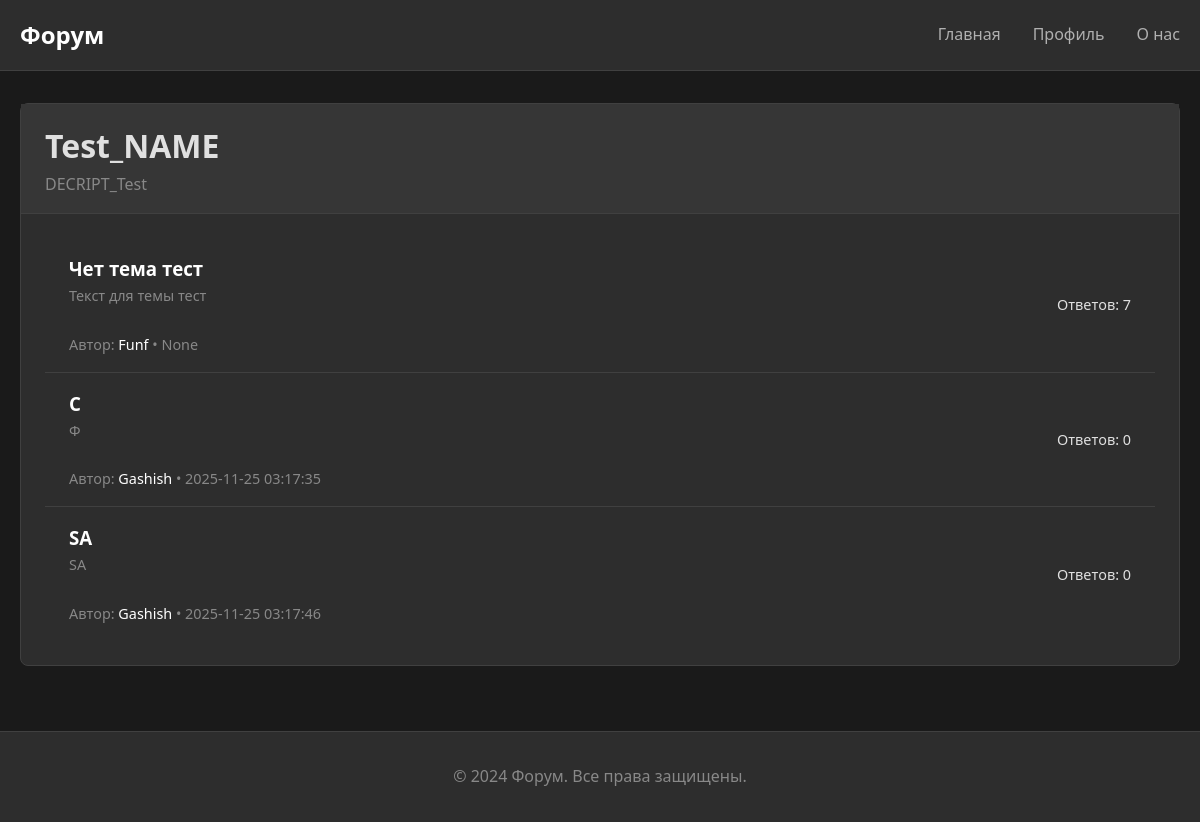
Before: /category/1 with the older database file.
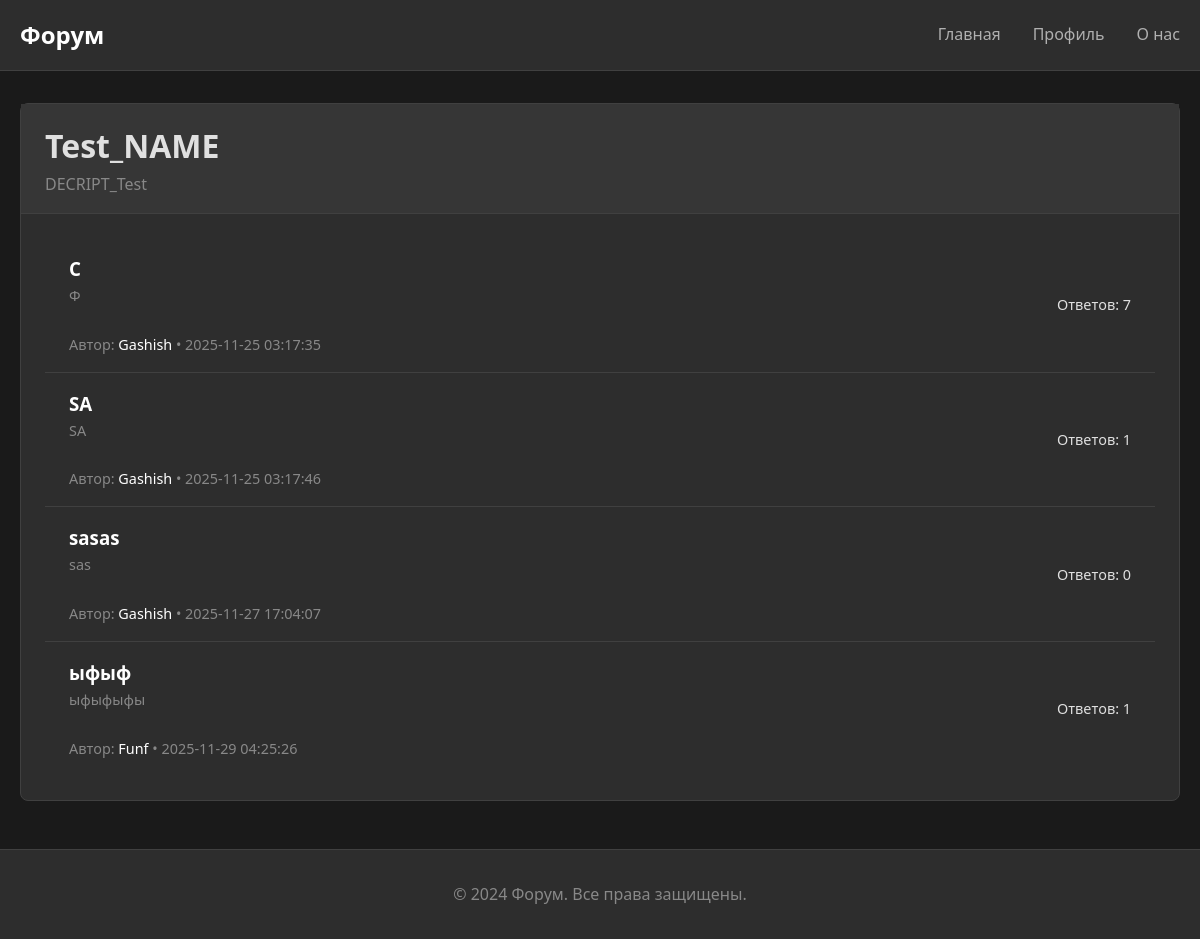
After: the same page with the newer database file.
### bd_app3.py (models this page shows, shortened)
class Category(db.Model):
    __tablename__ = 'categories'
    id = db.Column(db.Integer, primary_key=True)
    user_id = db.Column(db.Integer, db.ForeignKey('users.id'), nullable=False)
    name = db.Column(db.String(100), nullable=False)
    description = db.Column(db.Text)
    created_at = db.Column(db.DateTime, default=datetime.now().replace(microsecond=0))
    topics = db.relationship('Topic', backref='category', lazy=True, cascade='all, delete-orphan')

class Topic(db.Model):
    __tablename__ = 'topics'
    id = db.Column(db.Integer, primary_key=True)
    user_id = db.Column(db.Integer, db.ForeignKey('users.id'), nullable=False)
    category_id = db.Column(db.Integer, db.ForeignKey('categories.id'), nullable=False)
    title = db.Column(db.String(200), nullable=False)
    content = db.Column(db.Text, nullable=False)
    created_at = db.Column(db.DateTime, default=datetime.now().replace(microsecond=0))
    posts = db.relationship('Post', backref='topic', lazy=True, cascade='all, delete-orphan')
    def __repr__(self):
        return f'<Topic {self.title}>'

class User(db.Model):
    __tablename__ = 'users'
    id = db.Column(db.Integer, primary_key=True)
    username = db.Column(db.String(80), unique=True, nullable=False)
    email = db.Column(db.String(120), unique=True, nullable=False)
    password = db.Column(db.String(120), nullable=False)
    admin = db.Column(db.Integer, default=0)
    created_at = db.Column(db.DateTime, default=datetime.now().replace(microsecond=0))
    categories = db.relationship('Category', backref='author', lazy=True)
    topics = db.relationship('Topic', backref='author', lazy=True)
    posts = db.relationship('Post', backref='author', lazy=True)
    def __repr__(self):
        return f'{self.username}'

### app3.py (the view, shortened to what this page needs)
@app.route('/category/<int:category_id>', methods=['GET', 'POST'])
def category(category_id):
    category = Category.query.get(category_id)
    topics = Topic.query.filter(Topic.category_id == category_id).all()
    for topics_id in topics:
        topics_id.reply_count = len(Post.query.filter(Post.topic_id==topics_id.id).all())
    print(topics)
    return render_template('category.html',category=category,topics=topics)

### templates/category.html (shortened to what this page needs)
<!DOCTYPE html>
<html lang="ru">
<head>
    <link rel="stylesheet" href="{{ url_for('static', filename='css/styles.css') }}">
</head>
<body>
    <header class="header">
        <div class="container">
            <nav class="navbar">
                <a href="{{ url_for('index') }}" class="logo">Форум</a>
                <ul class="nav-links">
                    <li><a href="{{ url_for('index') }}">Главная</a></li>
                    <li><a href="{{ url_for('profile') }}">Профиль</a></li>
                    <li><a href="{{ url_for('about') }}">О нас</a></li>
                </ul>
            </nav>
        </div>
    </header>
    <main class="main-content">
        <div class="container">
            <div class="card">
                <div class="card-header">
                    <div class="flex justify-between items-center">
                        <h1>{{ category.name }}</h1>
                    </div>
                    <p class="text-muted">{{ category.description }}</p>
                </div>
                <div class="card-body">
                    <ul class="list">
                        {% for topic in topics %}
                        <li class="list-item">
                            <div class="flex justify-between items-center">
                                <div>
                                    <h3>
                                        <a href="{{ url_for('topic', topic_id=topic.id) }}" style="color: #ffffff; text-decoration: none;">
                                            {{ topic.title }}
                                        </a>
                                    </h3>
                                    <p class="text-muted text-small">{{ topic.content }}</p>
                                    <br>
                                    <p class="text-muted text-small">Автор:<a href="{{ url_for('profile', username=topic.author) }}" style="color: #ffffff; text-decoration: none;">
                                        {{ topic.author }}
                                    </a> • {{ topic.created_at }}</p>
                                </div>
                                <div class="text-right">
                                    <div class="text-small">Ответов: {{ topic.reply_count }}</div>
                                </div>
                            </div>
                        </li>
                        {% endfor %}
                    </ul>
                </div>
            </div>
        </div>
    </main>
    <footer class="footer">
        <div class="container">
            <p>&copy; 2024 Форум. Все права защищены.</p>
        </div>
    </footer>
</body>
</html>

### static/css/styles.css (style rules this page uses)
* { margin: 0; padding: 0; box-sizing: border-box; }
body { font-family: 'Segoe UI', Tahoma, Geneva, Verdana, sans-serif; background-color: #1a1a1a; color: #e0e0e0; line-height: 1.6; }
.container { max-width: 1200px; margin: 0 auto; padding: 0 20px; }
.header { background-color: #2d2d2d; border-bottom: 1px solid #404040; padding: 1rem 0; position: sticky; top: 0; z-index: 100; }
.navbar { display: flex; justify-content: space-between; align-items: center; }
.logo { font-size: 1.5rem; font-weight: bold; color: #ffffff; text-decoration: none; }
.nav-links { display: flex; list-style: none; gap: 2rem; }
.nav-links a { color: #b0b0b0; text-decoration: none; transition: color 0.3s; }
.main-content { min-height: calc(100vh - 140px); padding: 2rem 0; }
.card { background-color: #2d2d2d; border: 1px solid #404040; border-radius: 8px; margin-bottom: 1rem; transition: transform 0.2s, border-color 0.2s; }
.card-header { padding: 1rem 1.5rem; border-bottom: 1px solid #404040; background-color: #363636; }
.card-body { padding: 1.5rem; }
.list { list-style: none; }
.list-item { padding: 1rem 1.5rem; border-bottom: 1px solid #404040; transition: background-color 0.2s; }
.list-item:last-child { border-bottom: none; }
.text-muted { color: #888; }
.text-small { font-size: 0.9rem; }
.flex { display: flex; }
.justify-between { justify-content: space-between; }
.items-center { align-items: center; }
.footer { background-color: #2d2d2d; border-top: 1px solid #404040; padding: 2rem 0; text-align: center; color: #888; }

Changed rows visible on the page:
removed Topic: title "Чет тема тест", content "Текст для темы тест", author "Funf", created_at "None", reply_count "7"
computed for Topic (number 1 of 4 on the later page): reply_count "0" → "7"
computed for Topic "SA": reply_count "0" → "1"
added Topic: title "sasas", content "sas", author "Gashish", created_at "2025-11-27 17:04:07", reply_count "0"
added Topic: title "ыфыф", content "ыфыфыфы", author "Funf", created_at "2025-11-29 04:25:26", reply_count "1"
